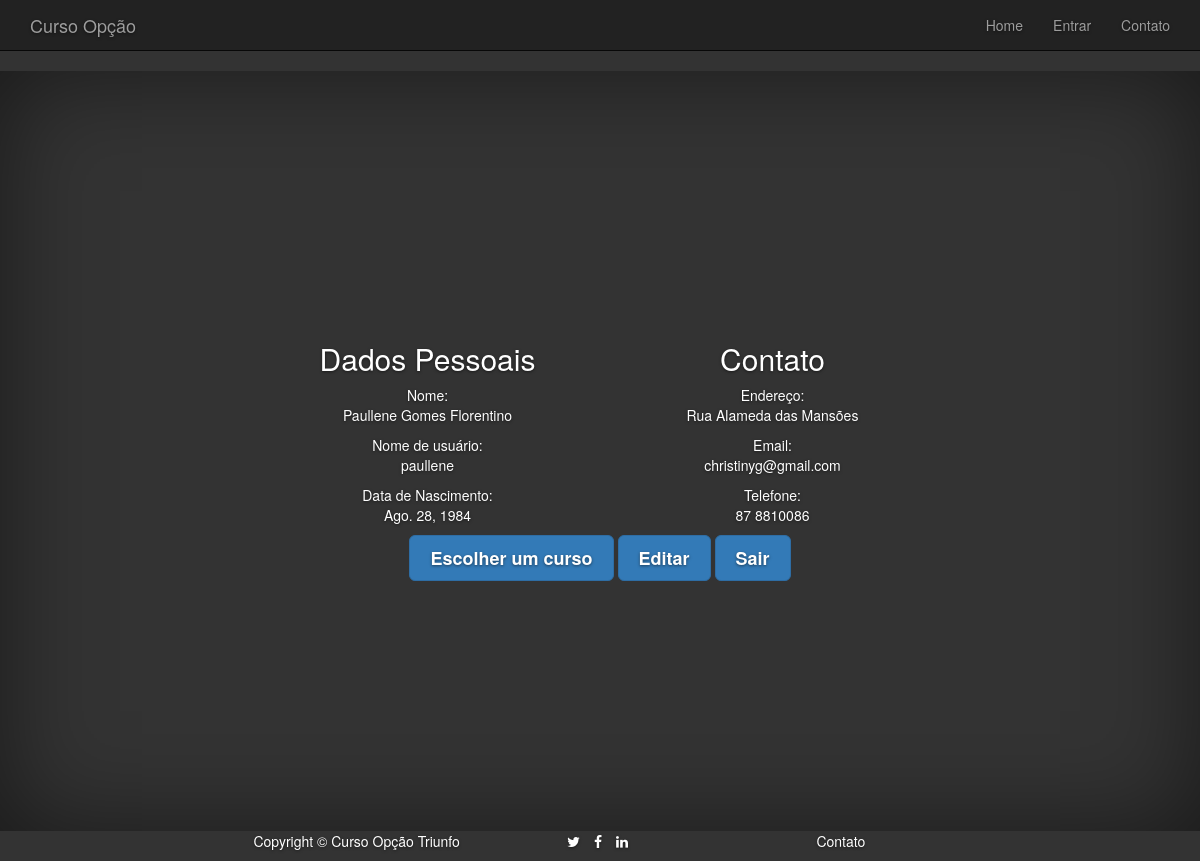
The app's page /aluno (signed in) with its own data.
### curso/models.py (models this page shows, shortened)
class Aluno(User):
	cpf = models.CharField(max_length=14)
	endereco = models.CharField(max_length=400)
	data_de_nascimento = models.DateField(blank=True, null=False)
	data_de_matricula = models.DateTimeField(blank=True, null=True)
	telefone = models.CharField(max_length=20)
	situacao = models.CharField(max_length=50, default=Situacao.nao_pago.value)
	class Meta:
		verbose_name = "Aluno"
		verbose_name_plural = "Alunos"

### curso/views.py (the view, shortened to what this page needs)
# urls.py: url(r'^aluno$', views.aluno),
def aluno(request):
	if request.user.is_authenticated():
		aluno = Aluno.objects.get(user_ptr_id=request.session['_auth_user_id'])
		return render(request, 'curso/aluno_detalhes.html', {'aluno': aluno},)

### curso/templates/curso/aluno_detalhes.html
{% extends "curso/base.html" %}
{% block content %}
	<div class="row">
		<div class="col-md-6">
			<h2>
				Dados Pessoais
			</h2>
			<p>
				Nome: <br>
				{{ aluno.first_name }} {{ aluno.last_name }}
			<p>
				Nome de usuário: <br>
				{{ aluno.username }}
			</p>
			<p>Data de Nascimento: <br>
				{{ aluno.data_de_nascimento }}
			</p>
		</div>
		<div class="col-md-6">
			<h2>
				Contato
			</h2>
			<p>
				Endereço: <br>
				{{ aluno.endereco }}
			</p>
			<p>
				Email: <br>
				{{ aluno.email }}
			</p>
			<p>
				Telefone: <br>
				{{ aluno.telefone }}
			</p>
		</div>
	</div>
	<a class="btn btn-lg btn-primary" href="{% url 'curso.views.cursos' %}">Escolher um curso</a>
		<a class="btn btn-lg btn-primary" href="{% url 'curso.views.editar_aluno' %}">Editar</a>
		<a class="btn btn-lg btn-primary" href="{% url 'curso.views.sair' %}">Sair</a>
{% endblock content %}

### curso/static/css/signin.css (style rules this page uses)
body { padding-bottom: 40px; }

### curso/static/css/cover.css (style rules this page uses)
a, a:focus, a:hover { color: #fff; }
html, body { height: 100%; background-color: #333; }
body { color: #fff; text-align: center; text-shadow: 0 1px 3px rgba(0,0,0,.5); }
.cover .btn-lg { padding: 10px 20px; font-weight: bold; }

### records on screen
Aluno: data_de_nascimento "Ago. 28, 1984", endereco "Rua Alameda das Mansões", telefone "87 8810086"

### other values on screen
{{ aluno.first_name }} "Paullene"
{{ aluno.last_name }} "Gomes Florentino"
{{ aluno.username }} "paullene"
{{ aluno.email }} "christinyg@gmail.com"
